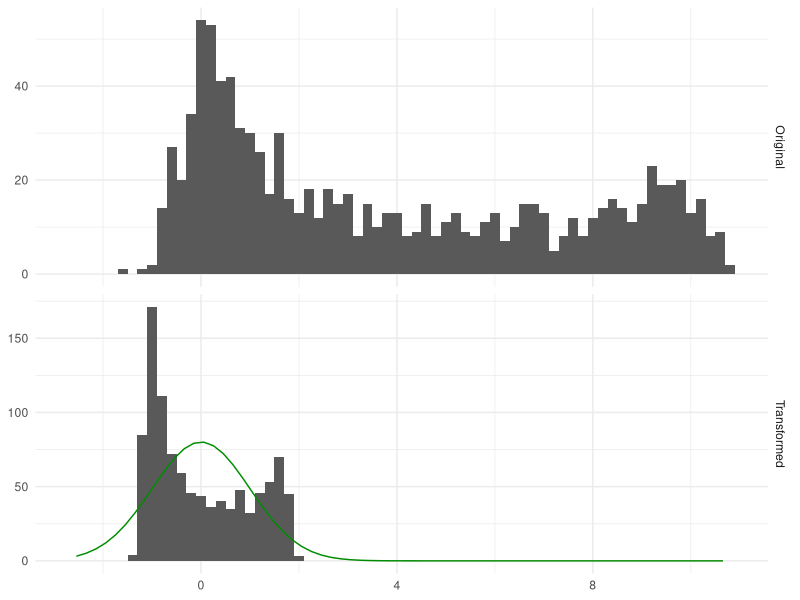
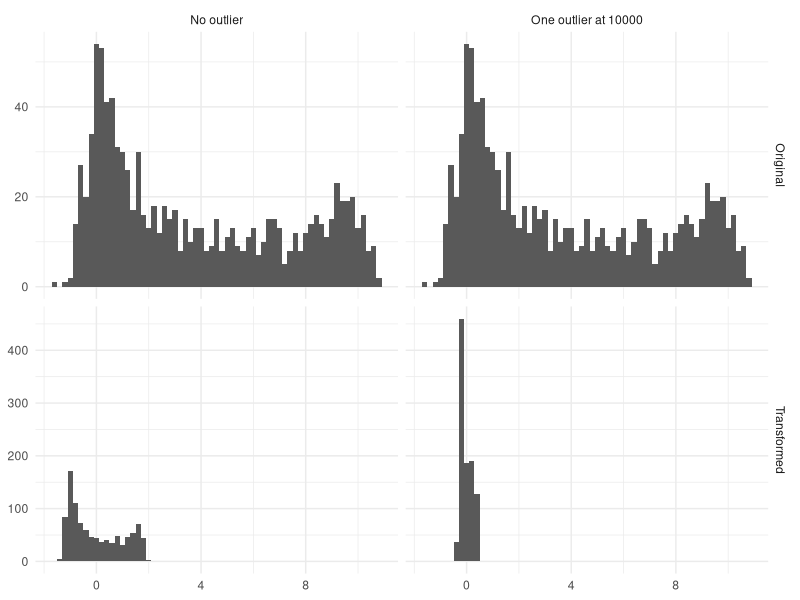

Source code (R) for these figures, in order:
## ---- chunk 1
#| label: fig-normalization-not-normal
#| echo: false
#| message: false
#| fig-cap: |
#|   Normalization doesn't make data more normal. Green curve indicates density of unit normal
#|   distribution. 
#| fig-alt: |
#|   2 histograms of distribution one above the other. The top distribution shows a bimodal
#|   distribution. Below is the same distribution after being normalized. Both appear clearly
#|   non-normally distributed. Green curve is overlaid lower histogram. It doesn't follow.
library(ggplot2)
library(dplyr)
library(tidyr)
set.seed(1234)

plotting_data <- tibble(Original = (rbeta(1000, 0.3, 0.5) + rnorm(1000, sd = 0.05)) * 10) %>%
  mutate(Transformed = (Original - mean(Original)) / sd(Original)) %>%
  pivot_longer(everything())

norm_curve <- tibble(
  x = seq(min(plotting_data$value) - 1, max(plotting_data$value), by = 0.2),
  y = dnorm(seq(min(plotting_data$value) - 1, max(plotting_data$value), by = 0.2)),
  name = "Transformed"
) %>%
  mutate(y = 1000 / sum(y) * y)

plotting_data %>%
  ggplot(aes(value)) +
  geom_histogram(binwidth = 0.2) +
  facet_grid(name~., scales = "free_y") +
  theme_minimal() +
  labs(x = NULL, y = NULL) +
  geom_line(aes(x, y), data = norm_curve, color = "green4")
## ---- chunk 2
#| label: fig-normalization-outlier
#| echo: false
#| message: false
#| fig-cap: |
#|   Outliers can have a big effect of the resulting distribution when applying normalization.
#| fig-alt: |
#|   4 histograms of distribution in 2 columns. The top distribution shows the same bimodal
#|   distribution. Below are the same distributions after being normalized. The right column
#|   shows the effect of having one outlier at 10000, which in this case made the transformed
#|   distribution about a fifth of the width.
library(ggplot2)
library(dplyr)
library(tidyr)
set.seed(1234)

rand_val <- (rbeta(1000, 0.3, 0.5) + rnorm(1000, sd = 0.05)) * 10

plotting_data <- 
  bind_rows(
    tibble(Original = rand_val) %>%
      mutate(Transformed = (Original - mean(Original)) / sd(Original)) %>%
      pivot_longer(everything()) %>%
      mutate(outlier = "No outlier"),
    tibble(Original = c(rand_val, 500)) %>%
      mutate(Transformed = (Original - mean(Original)) / sd(Original)) %>%
      pivot_longer(everything()) %>%
      mutate(outlier = "One outlier at 10000")
  ) %>%
  filter(value < 15)
  
plotting_data %>%
  ggplot(aes(value)) +
  geom_histogram(binwidth = 0.2) +
  facet_grid(name ~ outlier, scales = "free") +
  theme_minimal() +
  labs(x = NULL, y = NULL)
